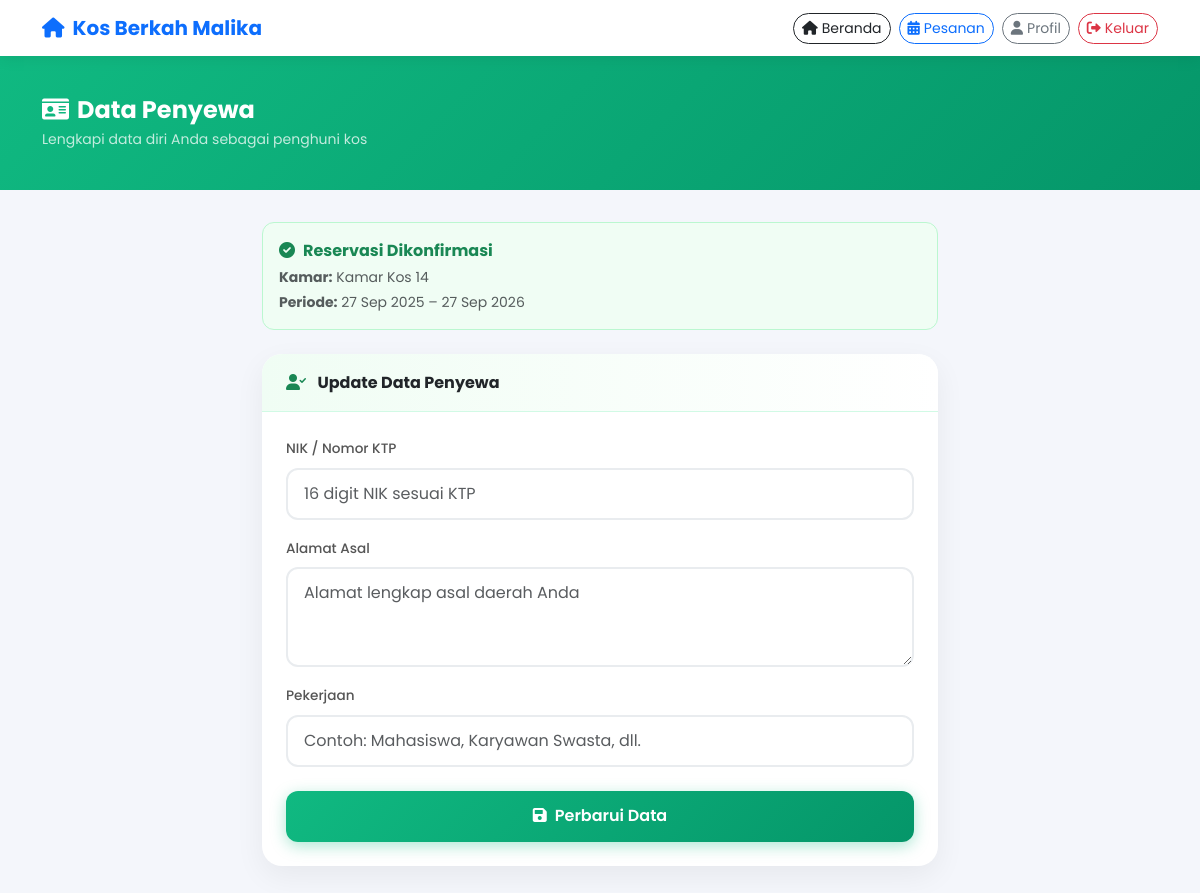
Screenshot of /users/form_data_penyewa.php (signed in) with the database file from the repository.
### tables this page shows
CREATE TABLE IF NOT EXISTS reservasi (
    id_reservasi INT(11) NOT NULL AUTO_INCREMENT,
    id_kamar INT(11) NOT NULL,
    id_pengguna INT(11) NOT NULL,
    nama_pemesan VARCHAR(255) NOT NULL,
    email_pemesan VARCHAR(255) DEFAULT NULL,
    no_hp_pemesan VARCHAR(20) DEFAULT NULL,
    tanggal_masuk DATE NOT NULL,
    tanggal_keluar DATE NOT NULL,
    durasi_sewa VARCHAR(50) DEFAULT NULL,
    jumlah_tamu INT(11) NOT NULL DEFAULT 1,
    total_harga DECIMAL(15,2) DEFAULT 0.00,
    status_reservasi ENUM('Menunggu Pembayaran','Menunggu','Dikonfirmasi','Dibatalkan','Selesai')
        DEFAULT 'Menunggu',
    metode_pembayaran VARCHAR(50) DEFAULT 'Tunai',
    detail_pembayaran TEXT DEFAULT NULL,
    bukti_pembayaran VARCHAR(255) DEFAULT NULL,
    catatan TEXT DEFAULT NULL,
    dibuat_pada TIMESTAMP DEFAULT CURRENT_TIMESTAMP,
    diperbarui_pada TIMESTAMP DEFAULT CURRENT_TIMESTAMP
        ON UPDATE CURRENT_TIMESTAMP,
    PRIMARY KEY (id_reservasi),
    FOREIGN KEY (id_kamar) REFERENCES kamar(id_kamar) ON DELETE CASCADE,
    FOREIGN KEY (id_pengguna) REFERENCES pengguna(id_pengguna) ON DELETE CASCADE
);

CREATE TABLE IF NOT EXISTS kamar (
    id_kamar INT(11) NOT NULL AUTO_INCREMENT,
    nama_kamar VARCHAR(255) NOT NULL,
    tipe_kamar VARCHAR(100) DEFAULT NULL,
    luas_kamar VARCHAR(50) DEFAULT NULL,
    lokasi VARCHAR(255) DEFAULT NULL,
    deskripsi TEXT DEFAULT NULL,
    foto_utama VARCHAR(255) DEFAULT NULL,
    foto_lemari VARCHAR(255) DEFAULT NULL,
    foto_kasur VARCHAR(255) DEFAULT NULL,
    foto_dapur VARCHAR(255) DEFAULT NULL,
    foto_kamar_mandi VARCHAR(255) DEFAULT NULL,
    foto_lainnya VARCHAR(255) DEFAULT NULL,
    harga_per_bulan DECIMAL(15,2) DEFAULT 0.00,
    harga_per_tahun DECIMAL(15,2) DEFAULT 0.00,
    lantai INT(11) DEFAULT 1,
    status_kamar ENUM('tersedia','terisi','perbaikan') DEFAULT 'tersedia',
    dibuat_pada TIMESTAMP DEFAULT CURRENT_TIMESTAMP,
    diperbarui_pada TIMESTAMP DEFAULT CURRENT_TIMESTAMP
        ON UPDATE CURRENT_TIMESTAMP,
    PRIMARY KEY (id_kamar)
);

### users/form_data_penyewa.php (the view, shortened to what this page needs)
<?php
require_once '../config/database.php';
$user_id = $_SESSION['user_id'];
$stmt = $conn->prepare("SELECT r.*, k.nama_kamar FROM reservasi r JOIN kamar k ON r.id_kamar = k.id_kamar WHERE r.id_pengguna = ? AND r.status_reservasi = 'Dikonfirmasi' ORDER BY r.dibuat_pada DESC LIMIT 1");
$stmt->bind_param("i", $user_id);
$stmt->execute();
$reservasi = $stmt->get_result()->fetch_assoc();
$cek = $conn->prepare("SELECT * FROM data_penyewa WHERE id_reservasi = ? AND id_pengguna = ?");
$cek->bind_param("ii", $reservasi['id_reservasi'], $user_id);
$cek->execute();
$existing = $cek->get_result()->fetch_assoc();
?>
<!DOCTYPE html>
<html lang="id">
<head>
    <link href="https://cdn.jsdelivr.net/npm/bootstrap@5.3.0/dist/css/bootstrap.min.css" rel="stylesheet">
    <link rel="stylesheet" href="https://cdnjs.cloudflare.com/ajax/libs/font-awesome/6.0.0/css/all.min.css">
</head>
<body>
    <nav class="navbar navbar-expand-lg navbar-light bg-white">
        <div class="container">
            <a class="navbar-brand fw-bold text-primary" href="../index.php"><i class="fas fa-home me-2"></i>Kos Berkah Malika</a>
            <div class="navbar-nav ms-auto d-flex flex-row gap-2">
                <a href="../index.php" class="btn btn-outline-dark btn-sm rounded-pill"><i class="fas fa-home me-1"></i>Beranda</a>
                <a href="pesanan_saya.php" class="btn btn-outline-primary btn-sm rounded-pill"><i class="fas fa-calendar-alt me-1"></i>Pesanan</a>
                <a href="profil.php" class="btn btn-outline-secondary btn-sm rounded-pill"><i class="fas fa-user me-1"></i>Profil</a>
                <a href="../logout.php" class="btn btn-outline-danger btn-sm rounded-pill"><i class="fas fa-sign-out-alt me-1"></i>Keluar</a>
            </div>
        </div>
    </nav>
    <div class="page-header">
        <div class="container">
            <h4 class="fw-bold mb-1"><i class="fas fa-id-card me-2"></i>Data Penyewa</h4>
            <p class="opacity-75 mb-0 small">Lengkapi data diri Anda sebagai penghuni kos</p>
        </div>
    </div>
    <div class="container pb-5" style="max-width: 700px;">
        <div class="info-box mb-4">
            <p class="mb-1 fw-bold text-success"><i class="fas fa-check-circle me-2"></i>Reservasi Dikonfirmasi</p>
            <p class="mb-1 small text-muted"><strong>Kamar:</strong> <?php echo htmlspecialchars($reservasi['nama_kamar']); ?></p>
            <p class="mb-0 small text-muted"><strong>Periode:</strong> <?php echo date('d M Y', strtotime($reservasi['tanggal_masuk'])); ?> – <?php echo date('d M Y', strtotime($reservasi['tanggal_keluar'])); ?></p>
        </div>
        <div class="form-card">
            <div class="section-head">
                <h6 class="fw-bold mb-0"><i class="fas fa-user-check me-2 text-success"></i>
                    <?php echo $existing ? 'Update Data Penyewa' : 'Isi Data Penyewa'; ?>
                </h6>
            </div>
            <div class="p-4">
                <form method="POST" enctype="multipart/form-data">
                    <div class="row g-3">
                        <div class="col-12">
                            <label class="form-label">NIK / Nomor KTP</label>
                            <input type="text" name="no_ktp" class="form-control" maxlength="50"
                                   value="<?php echo htmlspecialchars($existing['no_ktp'] ?? ''); ?>"
                                   placeholder="16 digit NIK sesuai KTP">
                        </div>
                        <div class="col-12">
                            <label class="form-label">Alamat Asal</label>
                            <textarea name="alamat_asal" class="form-control" rows="3" placeholder="Alamat lengkap asal daerah Anda"><?php echo htmlspecialchars($existing['alamat_asal'] ?? ''); ?></textarea>
                        </div>
                        <div class="col-12">
                            <label class="form-label">Pekerjaan</label>
                            <input type="text" name="pekerjaan" class="form-control"
                                   value="<?php echo htmlspecialchars($existing['pekerjaan'] ?? ''); ?>"
                                   placeholder="Contoh: Mahasiswa, Karyawan Swasta, dll.">
                        </div>
                    </div>
                    <div class="mt-4">
                        <button type="submit" class="btn btn-simpan btn-success text-white w-100">
                            <i class="fas fa-save me-2"></i><?php echo $existing ? 'Perbarui Data' : 'Simpan Data'; ?>
                        </button>
                    </div>
                </form>
            </div>
        </div>
    </div>
</body>
</html>

### users/form_data_penyewa.php (style rules this page uses)
* { font-family: 'Poppins', sans-serif; }
body { background: #f4f6fb; }
.navbar { background: white !important; box-shadow: 0 2px 15px rgba(0,0,0,0.08); }
.page-header { background: linear-gradient(135deg, #10b981, #059669); color: white; padding: 2.5rem 0; margin-bottom: 2rem; }
.form-card { background: white; border-radius: 20px; box-shadow: 0 10px 30px rgba(0,0,0,0.06); overflow: hidden; }
.section-head { background: linear-gradient(to right, #f0fdf4, white); padding: 1.2rem 1.5rem; border-bottom: 1px solid #d1fae5; }
.form-control, .form-select { border-radius: 12px; padding: 0.75rem 1rem; border: 2px solid #e9ecef; transition: all 0.3s; }
.form-label { font-weight: 500; font-size: 0.85rem; color: #555; }
.btn-simpan { background: linear-gradient(135deg, #10b981, #059669); border: none; border-radius: 12px; padding: 0.85rem 2rem; font-weight: 600; box-shadow: 0 4px 15px rgba(16,185,129,0.35); transition: all 0.3s; }
.info-box { background: #f0fdf4; border: 1px solid #bbf7d0; border-radius: 12px; padding: 1rem; }

### rows the page displays
reservasi: id_kamar.nama_kamar "Kamar Kos 14", tanggal_masuk "27 Sep 2025", tanggal_keluar "27 Sep 2026"
